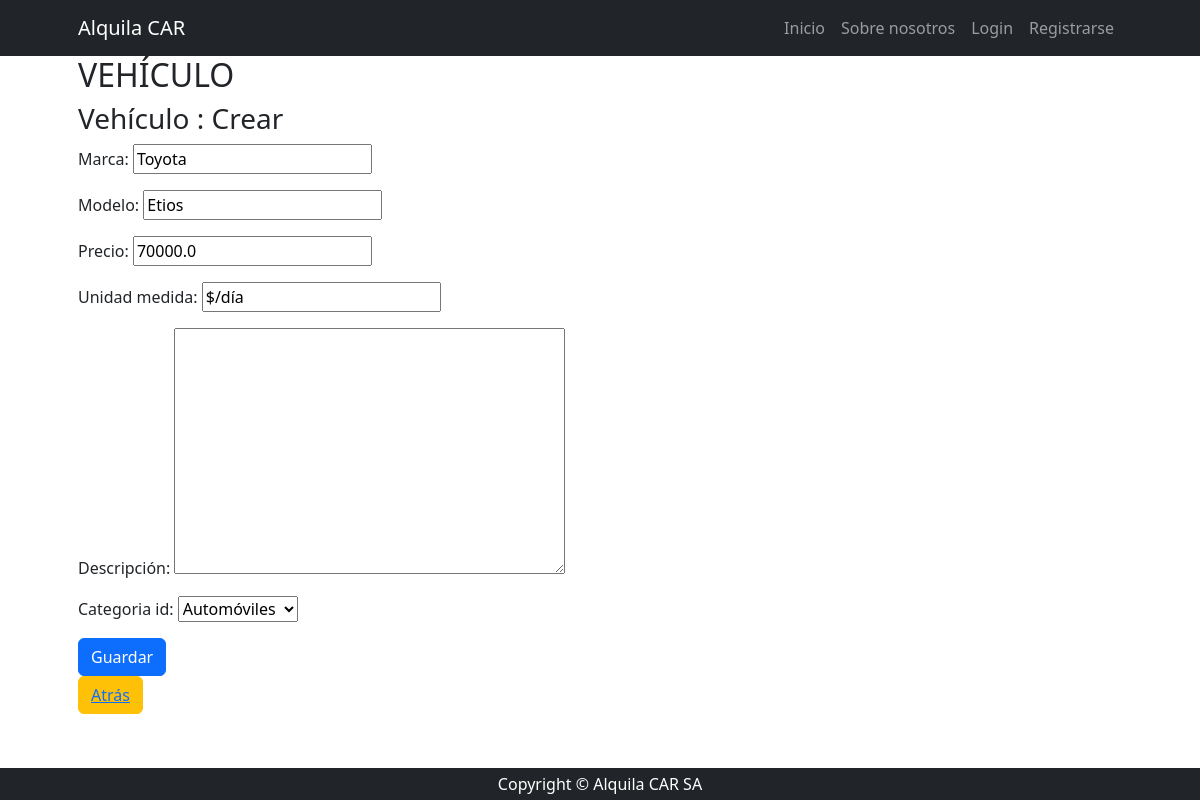
The page /productos/producto/update/2/ on the database its author committed.
### producto/models.py (models this page shows, shortened)
class Producto(models.Model):
    marca = models.CharField(max_length=100)
    modelo = models.CharField(max_length=100)
    precio = models.FloatField()
    unidad_medida = models.CharField(max_length=100)
    descripcion = models.TextField(null=True, blank=True, verbose_name='descripción')
    fecha_actualizacion=models.DateField(null=True, blank=True, default=timezone.now,editable=False, verbose_name='Fecha de actualización')
    categoria_id = models.ForeignKey(ProductoCategoria, on_delete=models.SET_NULL, null=True)
    class Meta:
        verbose_name = "producto"
        verbose_name_plural = "productos"

### producto/views.py (the view)
# urls.py: path("producto/update/<int:pk>/", views.ProductoUpdate.as_view(), name="producto_update"),
class ProductoUpdate(UpdateView):
    model = Producto
    form_class = ProductoForm
    success_url=reverse_lazy('producto:index')
    field = '__all__'

### producto/forms.py
class ProductoForm(forms.ModelForm):
    class Meta:
        model = Producto
        fields = "__all__"

### producto/models.py (called while the page is built)
    def __str__(self) -> str:
        return self.categoria

### producto/templates/producto/producto_form.html (shortened to what this page needs)
{% extends 'core/base.html' %}
{% block content %}
    <h2>VEHÍCULO</h2>
    <h3>Vehículo : Crear</h3>
    <form method="post">
        {{ form.as_p }}
        <button type="submit" class="btn btn-primary">Guardar</button>
    </form>
    <button class="btn btn-warning"><a href="{% url 'producto:producto_list' %}">Atrás</a></button>
{% endblock content %}

### rows shown on the page
Producto: marca "Toyota", modelo "Etios", precio "70000.0", unidad_medida "$/día", categoria_id "Automóviles"
